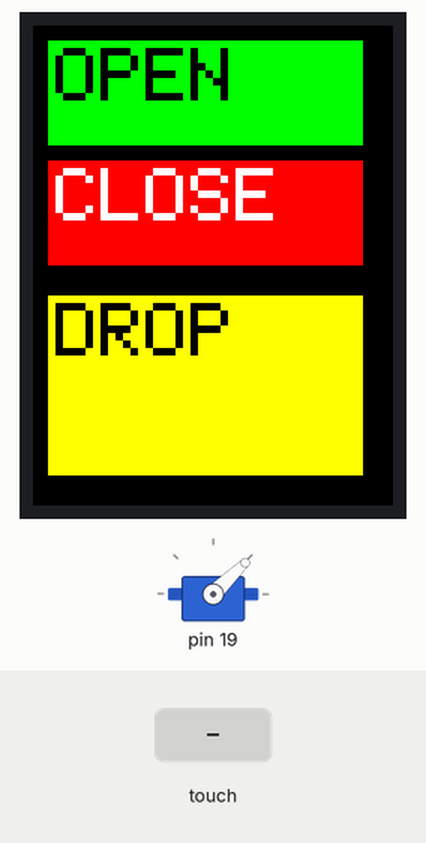
The program below on a simulated Arduino Uno, built with avr-gcc and run on an emulated ATmega328P. Parts: 240×320 colour display, servo. The test bench sets the inputs (shaded band). What the program prints to the serial monitor is not drawn.

Above: at 1.4 s.
1.5 s: touch panel pressed at 13 % / 10 % of its raw x / y range
At 2.7 s:
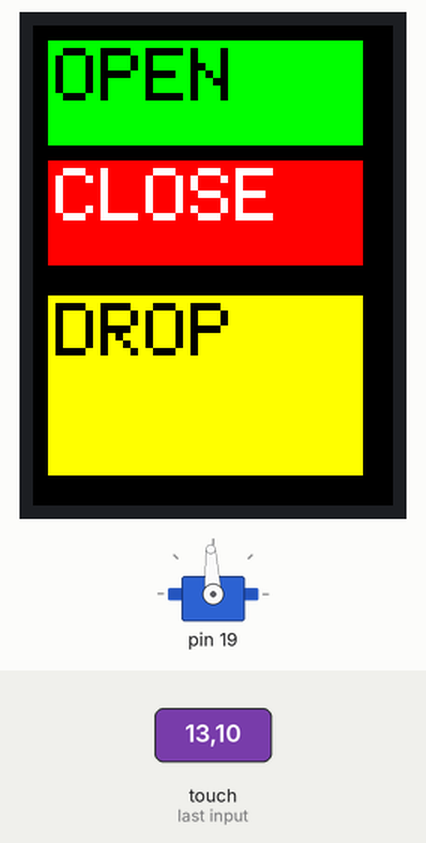
3.0 s: touch panel pressed at 13 % / 30 % of its raw x / y range
At 4.2 s:
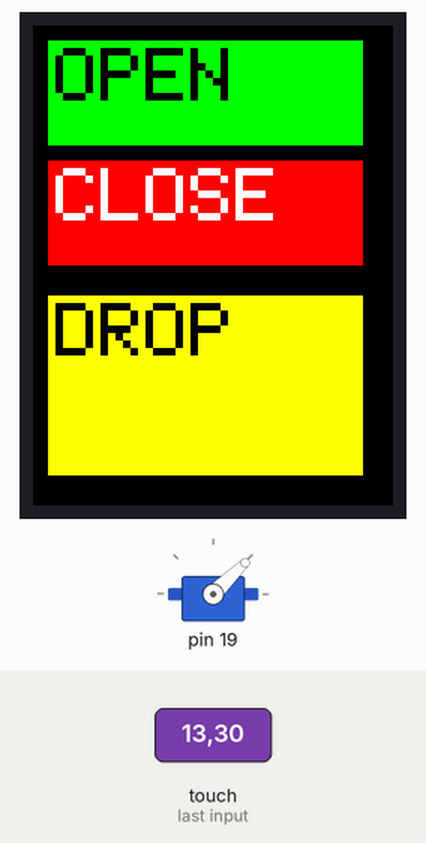
4.5 s: touch panel pressed at 38 % / 10 % of its raw x / y range
At 5.2 s:
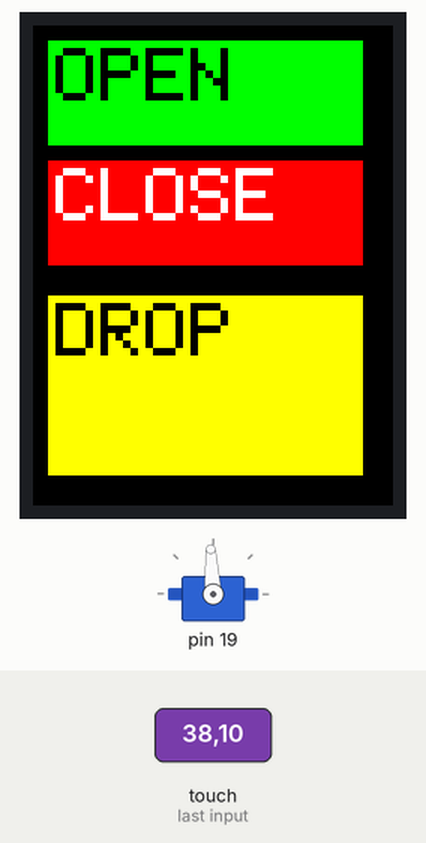
6.0 s: touch panel pressed at 38 % / 30 % of its raw x / y range
At 6.8 s:
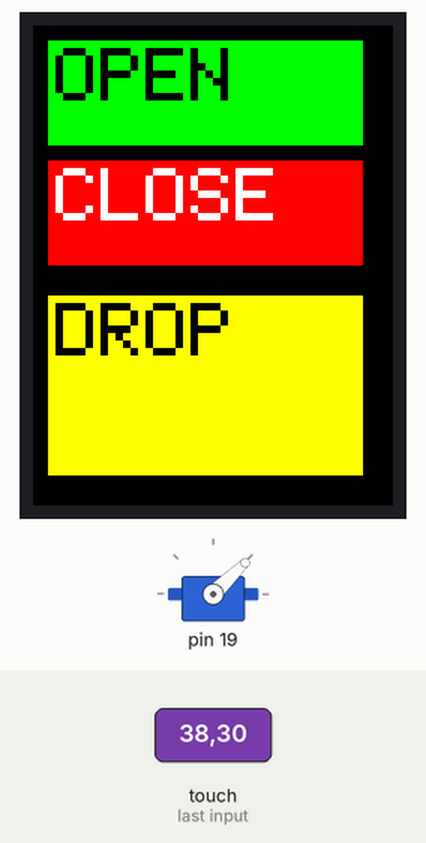
Timing chart, 0 to 8.5 s (numbered marks = the images above; inputs shaded):
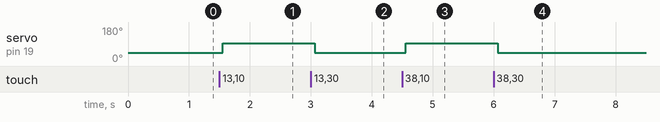

Measured:
- after the input at 1.5 s, servo on pin 19: 44° → 93° after 0.06 s
- after the input at 3.0 s, servo on pin 19: 93° → 44° after 0.07 s
- after the input at 4.5 s, servo on pin 19: 44° → 93° after 0.06 s
- after the input at 6.0 s, servo on pin 19: 93° → 44° after 0.07 s

The program:

main.cpp
```cpp
// IMPORTANT: Adafruit_TFTLCD LIBRARY MUST BE SPECIFICALLY
// CONFIGURED FOR EITHER THE TFT SHIELD OR THE BREAKOUT BOARD.
// SEE RELEVANT COMMENTS IN Adafruit_TFTLCD.h FOR SETUP.

#include <Arduino.h>
#include <Adafruit_GFX.h>    // Core graphics library
#include <Adafruit_TFTLCD.h> // Hardware-specific library
#include <TouchScreen.h>
#include <Servo.h>

#include <lcd.h>
#include <Button.h>
#include <pins.h>
#include <colors.h>

#define OPEN_SRV_POS 1500
#define CLOSE_SRV_POS 1000

TouchScreen ts = TouchScreen(XP, YP, XM, YM, 300);

Adafruit_TFTLCD tft(LCD_CS, LCD_CD, LCD_WR, LCD_RD, LCD_RESET);

ScreenPoint screen_point = ScreenPoint(&ts, &tft);

Button open_btn = Button(10, 10, 210, 70, "OPEN", tColor::GREEN_COLOR, tColor::BLACK_COLOR);
Button close_btn = Button(10, 90, 210, 70, "CLOSE", tColor::RED_COLOR, tColor::WHITE_COLOR);
Button opnrls_btn = Button(10, 180, 210, 120, "DROP", tColor::YELLOW_COLOR, tColor::BLACK_COLOR);

Servo srv;

uint8_t open_release_state = 0;

void setup(void) {
  Serial.begin(115200);
  Serial.println(F("TFT LCD test"));

#ifdef USE_ADAFRUIT_SHIELD_PINOUT
  Serial.println(F("Using Adafruit 2.8\" TFT Arduino Shield Pinout"));
#else
  Serial.println(F("Using Adafruit 2.8\" TFT Breakout Board Pinout"));
#endif

  Serial.print("TFT size is "); Serial.print(tft.width()); Serial.print("x"); Serial.println(tft.height());

  tft.reset();

  uint16_t identifier = tft.readID();

  if(identifier == 0x9325) {
    Serial.println(F("Found ILI9325 LCD driver"));
  } else if(identifier == 0x9328) {
    Serial.println(F("Found ILI9328 LCD driver"));
  } else if(identifier == 0x7575) {
    Serial.println(F("Found HX8347G LCD driver"));
  } else if(identifier == 0x9341) {
    Serial.println(F("Found ILI9341 LCD driver"));
  } else if(identifier == 0x8357) {
    Serial.println(F("Found HX8357D LCD driver"));
  } else {
    Serial.print(F("Unknown LCD driver chip: "));
    Serial.println(identifier, HEX);
    Serial.println(F("If using the Adafruit 2.8\" TFT Arduino shield, the line:"));
    Serial.println(F("  #define USE_ADAFRUIT_SHIELD_PINOUT"));
    Serial.println(F("should appear in the library header (Adafruit_TFT.h)."));
    Serial.println(F("If using the breakout board, it should NOT be #defined!"));
    Serial.println(F("Also if using the breakout, double-check that all wiring"));
    Serial.println(F("matches the tutorial."));
    return;
  }

  tft.begin(identifier);
  tft.fillScreen(tColor::BLACK_COLOR);
  tft.setRotation(2);
  open_btn.render(&tft);
  close_btn.render(&tft);
  opnrls_btn.render(&tft);

  srv.attach(SRV_PIN);
  srv.write(CLOSE_SRV_POS);
}

void loop(void) {
  tft.setCursor(0, 0);
  if(
    screen_point.is_touched()
    && open_release_state == 0
  ){
    screen_point.read_point();
    if( open_btn.is_clicked(screen_point)){
      Serial.println("Open clicked");
      srv.write(OPEN_SRV_POS);
    } else if( close_btn.is_clicked(screen_point)){
      Serial.println("Close clicked");
      srv.write(CLOSE_SRV_POS);
    } else if( opnrls_btn.is_clicked(screen_point)){
      Serial.println("Single Drop");
      srv.write(OPEN_SRV_POS);
      open_release_state = 30;
    }
  } else {
      if(
        open_release_state
        && --open_release_state == 0
      ){
        srv.write(CLOSE_SRV_POS);
      }
  }

  delay(1000/50);
}
```
